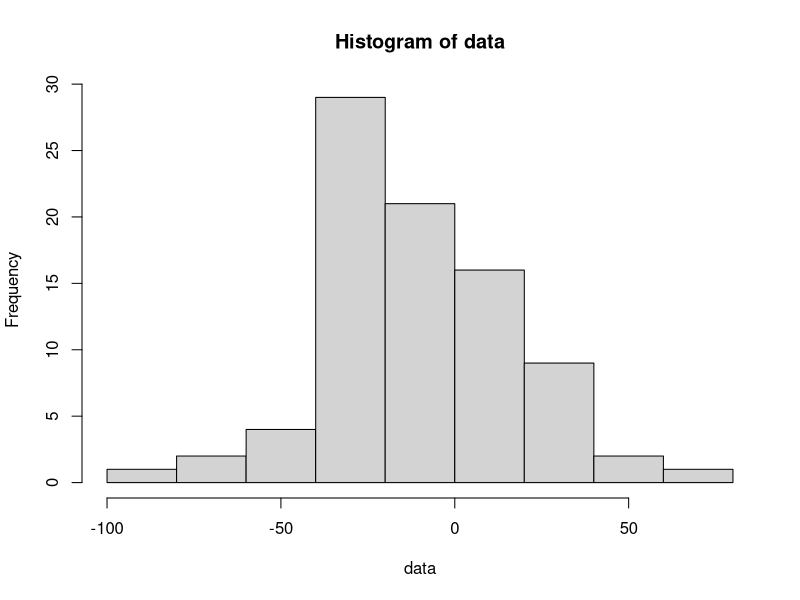

This figure's R source:
## ---- chunk 1
dataiii <- read.csv(file="A2_datasetiii.csv", header=TRUE)

data = sort(dataiii$x)
hist(data, 10)

n = length(data)
mu = mean(data)
sigma = sd(data)

mu
sigma

discrepancy = function(data, mu, sigma){
  n = length(data)
  Fu = c(1:n)/n
  Fl = Fu - 1/n
  
  Fx = pnorm(data, mu, sigma)
  U = abs(Fu-Fx)
  L = abs(Fl-Fx)
  
  d = max(c(U, L))
  return(d)
}

d = discrepancy(data, mu, sigma)
d

KS = function(n, d, m, mu, sigma){
  ddots = NULL
  Fu = c(1:n)/n
  Fl = Fu - 1/n
  
  for(i in 1:m){
    newdata = sort(rnorm(n, mu, sigma))
    Fx = pnorm(newdata, mu, sigma)
    U = abs(Fu - Fx)
    L = abs(Fl - Fx)
    ddot = max(U, L)
    ddots = c(ddots, ddot)
  }
  
  p = length(ddots[ddots > d])/m
  return(p)
}

p = KS(n, d, 1000, mu, sigma)
p
